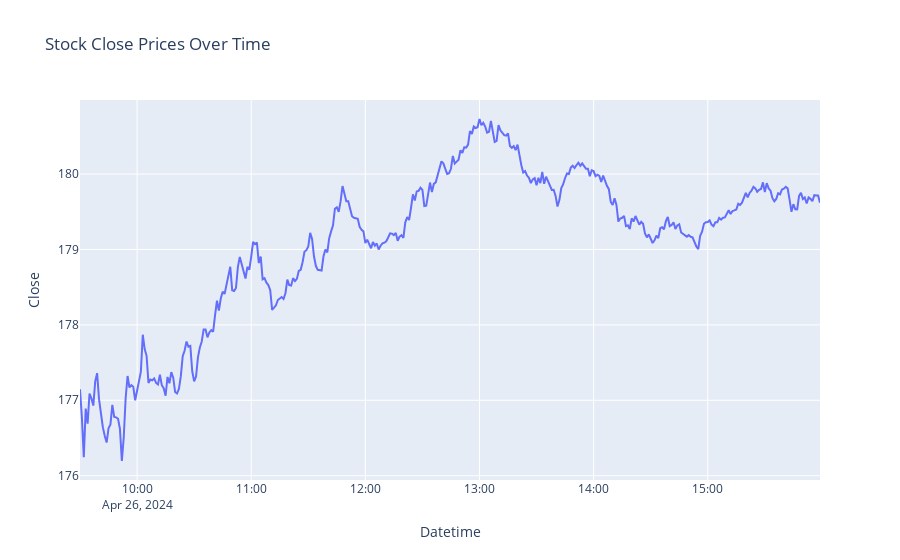

Notebook source saved alongside this figure:
### Code cell
fig = px.line(df, x='Datetime', y='Close', title='Stock Close Prices Over Time')
fig.show()

### Figure 1 — Plotly figure (JSON) as saved in the notebook; plotly's stock layout.template omitted (floating-point values rounded to 4 significant figures; data arrays with more than 128 entries replaced by an {"elided": "..."} marker saying what was removed)
{"data": [{"hovertemplate": "Datetime=%{x}<br>Close=%{y}<extra></extra>", "legendgroup": "", "line": {"color": "#636efa", "dash": "solid"}, "marker": {"symbol": "circle"}, "mode": "lines", "name": "", "orientation": "v", "showlegend": false, "type": "scatter", "x": {"elided": "389 str values"}, "xaxis": "x", "y": {"elided": "389 float values"}, "yaxis": "y"}], "layout": {"legend": {"tracegroupgap": 0}, "title": {"text": "Stock Close Prices Over Time"}, "xaxis": {"anchor": "y", "domain": [0, 1], "title": {"text": "Datetime"}}, "yaxis": {"anchor": "x", "domain": [0, 1], "title": {"text": "Close"}}}}
